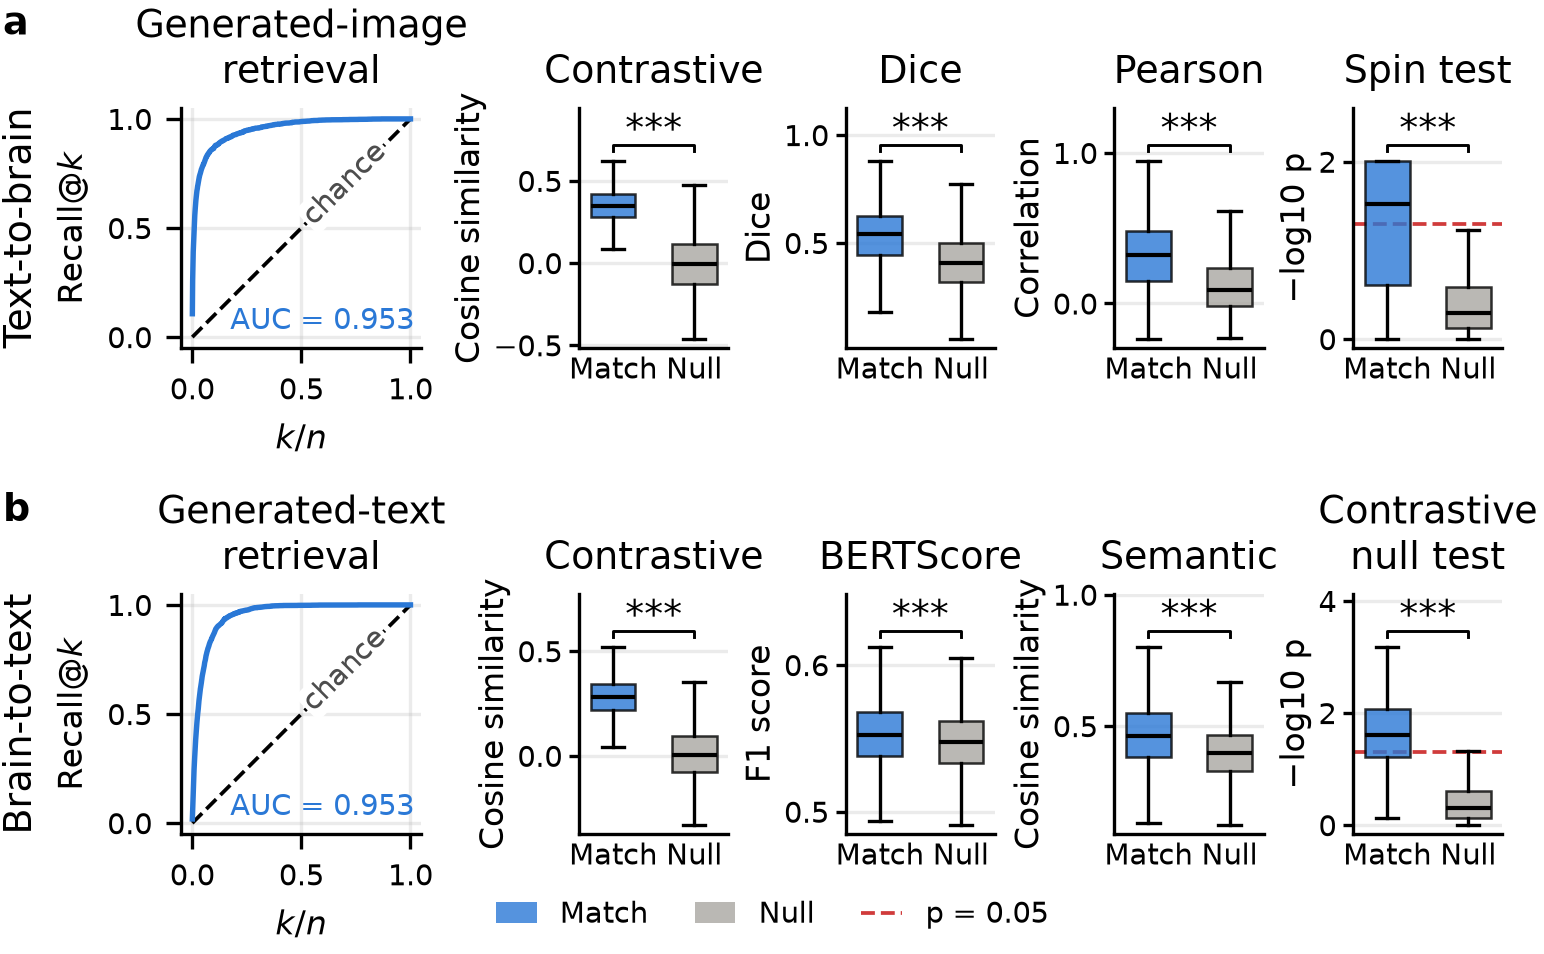

Python code for this plot:
#!/usr/bin/env python
"""Fig. 4: text-to-brain (row a) and brain-to-text (row b) metrics on the PubMed test set, matched vs deranged null.

    .venv/bin/python scripts/figures/main/fig4_generative_metrics.py [--rows a|b|ab] [--no-spin]
"""
from __future__ import annotations

import numpy as np
from _shared import (
    BLUE, FIG_FULL_W, MATCH_COLOR, NULL_COLOR, RELEASED, STATUS_BAD, banner, binom_log10_sf, cache_file,
    calibrate_maps, cohen_d, deranged_perm, fig_parser, finalize, finish, format_p, free_gpu, get_logger, hf_cache_pinned, hf_pinned, hf_pinned_dir, load_component,
    load_pt, make_nvlm, map_cal_tag, map_factor,
    match_null_box, note_source, panel_label, pubmed_keep, pubmed_test_mask, recall_axes, run_file, save_pt,
    select_device, strip_steering_tags, timed, to_device_batches, welch_log10p,
)

STEM = "fig4_generative_metrics"
log = get_logger(STEM)
BASES = ("network", "region", "function")
DICE_PCTS = (70, 75, 80, 85, 90, 95)
COMPONENTS = ("specter", "autoencoder", "latent_neuro", "proj_head_text_mse", "proj_head_text_infonce",
              "proj_head_image_infonce", "qformer_canonical", "canonical_semantic_banks", "neuroqwen")
_MASKER = None  # per worker, for the spin test


def parse_args():
    p = fig_parser("Fig. 4: text-to-brain and brain-to-text generative metrics (PubMed test).")
    p.add_argument("--rows", default="ab", help="a: text-to-brain, b: brain-to-text, ab: both.")
    p.add_argument("--gen-batch-size", type=int, default=128, help="Brain-to-text generation batch size.")
    p.add_argument("--bert-batch-size", type=int, default=32)
    p.add_argument("--dice-pct", type=float, default=None, help="Fixed Dice percentile (default: the best of 70-95).")
    p.add_argument("--no-spin", action="store_true", help="Skip the spin test.")
    p.add_argument("--spin-n-perm", type=int, default=100)
    p.add_argument("--spin-density", default="3k")
    p.add_argument("--spin-max-samples", type=int, default=None, help="Cap the number of spin-tested maps.")
    return finalize(p.parse_args())


def _notebook_deranged_perm(n: int, rng: np.random.Generator) -> np.ndarray:
    """Derangement as in docs/figures/24 (retry permutations, then roll)."""
    if n < 2:
        return np.arange(n)
    for _ in range(100):
        perm = rng.permutation(n)
        if not np.any(perm == np.arange(n)):
            return perm
    return np.roll(np.arange(n), 1)


def _zscore_rows(x):
    x = np.asarray(x, dtype="float32")
    x = x - x.mean(axis=1, keepdims=True)
    return x / np.clip(x.std(axis=1, keepdims=True), 1e-6, None)


def _match_null_correlation(pred, true, *, max_voxels=5000, seed=13):
    """Pearson or Spearman (whichever has the larger match - null gap) on max_voxels random voxels."""
    from scipy.stats import rankdata

    n, d = pred.shape
    if max_voxels is not None and max_voxels < d:
        vox = np.random.default_rng(seed).choice(d, size=int(max_voxels), replace=False)
        pred, true = pred[:, vox], true[:, vox]
    null_idx = deranged_perm(n, np.random.default_rng(seed))
    denom = float(pred.shape[1])
    pz, tz = _zscore_rows(pred), _zscore_rows(true)
    pear_m = np.einsum("ij,ij->i", pz, tz) / denom
    pear_n = np.einsum("ij,ij->i", pz, tz[null_idx]) / denom
    prz = _zscore_rows(rankdata(pred, method="average", axis=1).astype("float32"))
    trz = _zscore_rows(rankdata(true, method="average", axis=1).astype("float32"))
    spear_m = np.einsum("ij,ij->i", prz, trz) / denom
    spear_n = np.einsum("ij,ij->i", prz, trz[null_idx]) / denom
    if (np.nanmean(spear_m) - np.nanmean(spear_n)) > (np.nanmean(pear_m) - np.nanmean(pear_n)):
        return "Spearman", spear_m, spear_n
    return "Pearson", pear_m, pear_n


def _dice_curves(pred, true, null_idx, pcts):
    out = {}
    for pct in pcts:
        pb = pred > np.percentile(pred, pct, axis=1, keepdims=True)
        tb = true > np.percentile(true, pct, axis=1, keepdims=True)
        tbn = tb[null_idx]
        match = 2.0 * (pb & tb).sum(1) / np.maximum(pb.sum(1) + tb.sum(1), 1)
        null = 2.0 * (pb & tbn).sum(1) / np.maximum(pb.sum(1) + tbn.sum(1), 1)
        out[float(pct)] = {"match": match.astype("float32"), "null": null.astype("float32")}
    return out


def _prefetch_spin_atlases(density: str) -> None:
    """Download the neuromaps files the spin workers read (fsaverage spheres, regfusion), once in the parent: parallel
    first downloads into an empty neuromaps-data race on the same .part file."""
    from neuromaps.datasets import fetch_fsaverage, fetch_regfusion

    fetch_fsaverage(density=density)
    fetch_regfusion("fsaverage")


def _spin_one(pred_vec, true_vec, *, pct, n_perm, random_state, density, method):
    global _MASKER
    from _shared import load_masker
    from neurovlm.metrics.text_to_brain import mni152_to_fsaverage_arrays, nct_dice_spin_test_surface

    if _MASKER is None:
        _MASKER = load_masker()
    try:
        pl, pr = mni152_to_fsaverage_arrays(_MASKER.inverse_transform(pred_vec.reshape(1, -1)), density=density, method=method)
        tl, tr = mni152_to_fsaverage_arrays(_MASKER.inverse_transform(true_vec.reshape(1, -1)), density=density, method=method)
        res = nct_dice_spin_test_surface(pl, pr, tl, tr, pct=pct, n_perm=n_perm, random_state=random_state, density=density)
        return {"dice_surface": float(res.dice_pct), "p": float(res.spin_p_value), "method": str(res.spin_method), "error": None}
    except Exception as exc:  # reported in the JSON
        return {"dice_surface": np.nan, "p": np.nan, "method": None, "error": f"{type(exc).__name__}: {exc}"}


def _t2b_records_for_run(args, device):
    """build_pubmed_t2b_eval for a --model-dir run: the run's test split and the run autoencoder's latents
    (latent_neuro.pt, else re-encoded), so the target sigmoid(decoder(latent)) is a reconstruction of the true map."""
    import torch
    from _shared import load_dataset, load_latent

    df = load_dataset("pubmed_text")
    df_test = df[pubmed_test_mask(args, df, log)].reset_index(drop=True)
    lat_rel, lp = load_latent("pubmed_images")  # HF row order = the released recipe's order
    lp = np.asarray(lp)
    m = np.isin(lp, df_test["pmid"].values)
    pm = lp[m]
    ae_file, lat_file = run_file(args.model_dir, "autoencoder"), run_file(args.model_dir, "latent_neuro")
    latents = None
    if ae_file is None:
        latents = torch.as_tensor(lat_rel[m]).float()
        note_source("latent_neuro", RELEASED["latent_neuro"])
    elif lat_file is not None:
        payload = torch.load(lat_file, map_location="cpu", weights_only=False)
        pos = {int(p): i for i, p in enumerate(np.asarray(payload["pmid"]))}
        if all(int(p) in pos for p in pm):
            latents = payload["latent"][torch.as_tensor([pos[int(p)] for p in pm])].float()
            note_source("latent_neuro", lat_file)
    if latents is None:
        images, pi = load_dataset("pubmed_images")
        rows = np.flatnonzero(np.isin(np.asarray(pi), pm))
        ae = load_component("autoencoder", args.model_dir, log).to(device).eval()
        latents = to_device_batches(ae.encoder, images[torch.as_tensor(rows)], device, batch_size=512)
        note_source("latent_neuro", f"re-encoded with {ae_file}")
        del images, ae
    rows = df_test.set_index("pmid")
    return [{"pmid": p, "latent": latents[i], "short_gt": str(rows.loc[p, "name"]), "long_gt": str(rows.loc[p, "description"])}
            for i, p in enumerate(pm) if p in rows.index]


def compute_t2b(args, device):
    """Row a: "<title> [SEP] <abstract>" -> head map vs target sigmoid(decoder(true latent)); retrieval, contrastive,
    Dice, correlation and an NCT-style spin test (fsaverage, cortical targets only)."""
    cache = cache_file(args, "fig4_t2b" + map_cal_tag(args), excl=True)
    if cache.exists() and not args.force:
        log.info("cache hit %s", cache)
        return load_pt(cache)
    import torch
    from _shared import load_masker
    from neurovlm.evaluation.notebook_utils import build_pubmed_t2b_eval
    from neurovlm.metrics.text_to_brain import (
        build_surface_eligibility_mask, decode_latents_to_brain, encode_text_batched,
        generated_image_text_retrieval_curve, surface_metric_eligibility,
    )

    with timed("a) data + generation", log, args.cache_dir, stage=STEM):
        if args.model_dir is None:
            hf_cache_pinned()  # the library builder loads pubmed_text / latents through the HF cache
            records = build_pubmed_t2b_eval(max_samples=None, use_summaries=False)  # HF test flag + released latents
            note_source("latent_neuro", RELEASED["latent_neuro"])
        else:
            records = _t2b_records_for_run(args, device)
        ok = pubmed_keep(args, [r["pmid"] for r in records], key="PubMed test (text-to-brain)", log=log)
        records = [r for r, k in zip(records, ok) if k]
        n_total = len(records)
        if args.max_samples and args.max_samples < n_total:
            sel = np.sort(np.random.default_rng(args.seed).choice(n_total, args.max_samples, replace=False))
            records = [records[i] for i in sel]
        n = len(records)
        texts = [f"{r['short_gt']} [SEP] {r['long_gt']}" for r in records]
        pmids = [str(r["pmid"]) for r in records]
        latents = torch.stack([torch.as_tensor(np.asarray(r["latent"]), dtype=torch.float32) for r in records])
        nvlm = make_nvlm(device, args.model_dir, log, generator=False)
        preds = []
        for s in range(0, n, 256):
            res = nvlm.text(texts[s:s + 256]).to_brain(head="mse", adapter=False)
            preds.append(res.generated_flatmaps.detach().float().cpu())
        pred = calibrate_maps(torch.cat(preds), args.map_calibration, factor=map_factor(args, "head", device)).numpy().astype("float32")
        true = decode_latents_to_brain(latents, nvlm._autoencoder.decoder, batch_size=256)
        text_latents = encode_text_batched(nvlm, texts, batch_size=32)

    with timed("a) retrieval + contrastive", log, args.cache_dir, stage=STEM):
        auc, curve_df, rank_df = generated_image_text_retrieval_curve(
            nvlm, pred, texts, text_latents=text_latents, image_batch_size=256, text_encode_batch_size=32, seed=13)
        del nvlm
        free_gpu()

    with timed("a) dice + correlation", log, args.cache_dir, stage=STEM):
        null_idx = deranged_perm(n, np.random.default_rng(13))
        dice = _dice_curves(pred, true, null_idx, DICE_PCTS)
        if args.dice_pct is not None:
            best_pct = float(args.dice_pct)
            if best_pct not in dice:
                dice.update(_dice_curves(pred, true, null_idx, (best_pct,)))
        else:
            best_pct = max(dice, key=lambda k: float(np.nanmean(dice[k]["match"])))
        corr_title, corr_m, corr_n = _match_null_correlation(pred, true, max_voxels=5000, seed=13)

    spin = {"enabled": not args.no_spin, "n_perm": args.spin_n_perm, "density": args.spin_density, "pct": 90,
            "p": np.full(n, np.nan, dtype="float32"), "dice_surface": np.full(n, np.nan, dtype="float32"),
            "eligible": np.zeros(n, dtype=bool), "cortical_fraction": np.full(n, np.nan, dtype="float32"),
            "tested_idx": np.array([], dtype=int), "errors": []}
    if not args.no_spin:
        with timed("a) spin test", log, args.cache_dir, stage=STEM, n_perm=args.spin_n_perm):
            from joblib import Parallel, delayed, parallel_config
            from neurovlm.metrics.text_to_brain import precompute_spin_permutations

            masker = load_masker()
            surf_mask, surf_method = build_surface_eligibility_mask(masker)
            for i in range(n):
                ok, frac, _ = surface_metric_eligibility(
                    "pubmed", true[i], surface_mask=surf_mask, dice_pct=90, pubmed_surface_filter_enabled=True,
                    pubmed_min_cortical_top_mass_fraction=0.80)
                spin["eligible"][i] = bool(ok)
                spin["cortical_fraction"][i] = float(frac) if np.isfinite(frac) else np.nan
            idx = np.flatnonzero(spin["eligible"])
            if args.spin_max_samples and len(idx) > args.spin_max_samples:
                idx = np.sort(np.random.default_rng(args.seed).choice(idx, args.spin_max_samples, replace=False))
            spin["tested_idx"] = idx
            spin["surface_mask_method"] = surf_method
            log.info("spin test: %d/%d cortical maps, %d permutations, %d workers", len(idx), n, args.spin_n_perm, args.n_jobs)
            _prefetch_spin_atlases(args.spin_density)
            precompute_spin_permutations(density=args.spin_density, n_perm=args.spin_n_perm, random_state=13)
            kw = dict(pct=90, n_perm=args.spin_n_perm, random_state=13, density=args.spin_density, method="nearest")
            with parallel_config(backend="loky", inner_max_num_threads=1):
                results = Parallel(n_jobs=max(1, args.n_jobs), batch_size=4)(
                    delayed(_spin_one)(pred[i], true[i], **kw) for i in idx)
            for i, r in zip(idx, results):
                spin["p"][i] = r["p"]
                spin["dice_surface"][i] = r["dice_surface"]
                if r["error"]:
                    spin["errors"].append({"row": int(i), "error": r["error"]})
            if spin["errors"]:
                log.warning("spin test failed for %d maps (first: %s)", len(spin["errors"]), spin["errors"][0]["error"])

    payload = {
        "n": n, "n_total": n_total, "pmids": pmids, "map_calibration": args.map_calibration,
        "retrieval": {"auc": float(auc), "normalized_k": curve_df["normalized_k"].to_numpy(),
                      "recall": curve_df["recall_at_normalized_k"].to_numpy()},
        "contrastive": {"match": rank_df["matched_contrastive_sim"].to_numpy(), "null": rank_df["null_contrastive_sim"].to_numpy(),
                        "ranks": rank_df["rank"].to_numpy()},
        "dice": dice, "dice_pct": float(best_pct),
        "correlation": {"title": corr_title, "match": corr_m, "null": corr_n},
        "spin": spin,
    }
    save_pt(cache, payload)
    return payload


def compute_b2t(args, device):
    """Row b (docs/figures/24): network/region/function captions joined with [SEP] vs title [SEP] LLM summary;
    retrieval, contrastive, BERTScore, MiniLM cosine and the per-map contrastive null test."""
    cache = cache_file(args, "fig4_b2t", excl=True)
    if cache.exists() and not args.force:
        log.info("cache hit %s", cache)
        return load_pt(cache)
    import pandas as pd
    import torch
    from _shared import load_dataset
    from neurovlm.metrics.common import project_brain_latents_to_shared, project_text_latents_to_shared
    from neurovlm.metrics.text_to_brain import encode_text_batched

    with timed("b) data", log, args.cache_dir, stage=STEM):
        images, pmids = load_dataset("pubmed_images")
        pmids = np.asarray(pmids)
        df_pubs = load_dataset("pubmed_text").copy()
        df_sum = load_dataset("pubmed_summaries")
        # summaries joined on pmid (as strings: the two parquets use different dtypes), not positionally as in
        # notebook 24; rows without a summary keep their abstract
        summ = df_sum.dropna(subset=["summary"]).drop_duplicates("pmid")
        summ = summ.set_index(summ["pmid"].astype(str))["summary"].astype(str).str.strip("\n").str.strip(" \n")
        abstract = df_pubs["description"].copy()
        df_pubs["description"] = df_pubs["pmid"].astype(str).map(summ)
        n_missing = int(df_pubs["description"].isna().sum())
        if n_missing > 0.05 * len(df_pubs):
            raise RuntimeError(f"{n_missing}/{len(df_pubs)} PubMed rows have no LLM summary; pmid join failed")
        if n_missing:
            log.warning("%d PubMed rows have no LLM summary; using the abstract for those", n_missing)
            df_pubs["description"] = df_pubs["description"].fillna(abstract)
        test = df_pubs[pubmed_test_mask(args, df_pubs, log)].drop_duplicates("pmid").set_index("pmid", drop=False)
        m = pd.Series(pmids).isin(test.index).to_numpy().copy()  # writable (pandas copy-on-write views are read-only)
        rows_t = np.flatnonzero(m)
        m[rows_t[~pubmed_keep(args, pmids[rows_t], key="PubMed test (brain-to-text)", log=log)]] = False
        pmids_t, images_t = pmids[m], images[m].float()
        del images
        aligned = test.loc[pmids_t].reset_index(drop=True)
        n_total = len(pmids_t)
        if args.max_samples and args.max_samples < n_total:
            sel = np.sort(np.random.default_rng(args.seed).choice(n_total, args.max_samples, replace=False))
            pmids_t, images_t, aligned = pmids_t[sel], images_t[torch.as_tensor(sel)], aligned.iloc[sel].reset_index(drop=True)
        n = len(pmids_t)
        truth = (aligned["name"].fillna("").astype(str) + " [SEP] " + aligned["description"].fillna("").astype(str)).tolist()

    gen_cache = cache_file(args, "fig4_b2t_generation", "parquet", excl=True)
    nvlm = make_nvlm(device, args.model_dir, log)
    df_gen = pd.read_parquet(gen_cache) if gen_cache.exists() and not args.force else None
    if df_gen is not None and df_gen["pmid"].astype(str).tolist() != [str(p) for p in pmids_t]:
        log.warning("generation cache %s does not match the current sample; regenerating", gen_cache)
        df_gen = None
    if df_gen is None:
        with timed("b) generation", log, args.cache_dir, stage=STEM, n=n, batch=args.gen_batch_size):
            outs = {b: [] for b in BASES}
            for s in range(0, n, args.gen_batch_size):
                batch = images_t[s:s + args.gen_batch_size]
                for basis in BASES:
                    out = nvlm.generate_text(batch, seed=123 + s, basis=basis, do_sample=False, num_beams=1,
                                             max_new_tokens=128, projection_temp=0.035, repetition_penalty=1.25)
                    outs[basis].extend([out] if isinstance(out, str) else list(out))
                log.info("generated %d/%d", min(s + args.gen_batch_size, n), n)
            df_gen = pd.DataFrame({"pmid": [str(p) for p in pmids_t], **outs})
            for b in BASES:
                df_gen[b] = df_gen[b].map(strip_steering_tags).str.replace("\n\n", "\n", regex=True)
            df_gen["text"] = df_gen["network"] + " [SEP] " + df_gen["region"] + " [SEP] " + df_gen["function"]
            df_gen["truth"] = truth
            df_gen.to_parquet(gen_cache)
    generated = df_gen["text"].astype(str).tolist()
    null_idx = _notebook_deranged_perm(n, np.random.default_rng(0))

    with timed("b) contrastive metrics", log, args.cache_dir, stage=STEM):
        brain_latents = torch.cat([nvlm._encode_brain_flat(images_t[s:s + 256]).detach().cpu() for s in range(0, n, 256)])
        text_latents = encode_text_batched(nvlm, generated, batch_size=32)
        z_text = project_text_latents_to_shared(nvlm, text_latents, batch_size=256).float().cpu()
        z_brain = project_brain_latents_to_shared(nvlm, brain_latents, batch_size=256).float().cpu()
        scores = z_text @ z_brain.T
        matched = scores.diag()
        null = scores[torch.arange(n), torch.as_tensor(null_idx)]
        order = scores.argsort(dim=1, descending=True)
        first_hits = order.eq(torch.arange(n).view(-1, 1)).int().argmax(dim=1)
        recall = (torch.cumsum(torch.bincount(first_hits, minlength=n).float(), 0) / n).numpy()
        normalized_k = np.arange(1, n + 1) / n
        null_ge = (scores >= matched[:, None]).sum(dim=1).numpy() - 1
        pvals = (1.0 + null_ge) / float(n)
        del nvlm
        free_gpu()

    bert_cache = cache_file(args, "fig4_b2t_bert", excl=True)
    if bert_cache.exists() and not args.force:
        bert = load_pt(bert_cache)
    else:
        with timed("b) BERTScore (matched + null)", log, args.cache_dir, stage=STEM):
            from bert_score import score as bert_score
            from bert_score.utils import model2layers

            # the pinned snapshot dir and bert_score's layer for deberta-xlarge-mnli (bert_score takes no revision)
            deberta = {"model_type": str(hf_pinned_dir("microsoft/deberta-xlarge-mnli")),
                       "num_layers": model2layers["microsoft/deberta-xlarge-mnli"]}
            _, _, f1 = bert_score(cands=generated, refs=truth, lang="en", **deberta,
                                  batch_size=args.bert_batch_size, device=str(device), verbose=False)
            _, _, f1n = bert_score(cands=generated, refs=[truth[j] for j in null_idx], lang="en", **deberta,
                                   batch_size=args.bert_batch_size, device=str(device), verbose=False)
            bert = {"match": f1.float().numpy(), "null": f1n.float().numpy()}
            save_pt(bert_cache, bert)
            free_gpu()

    with timed("b) MiniLM semantic similarity", log, args.cache_dir, stage=STEM):
        from sentence_transformers import SentenceTransformer

        minilm = "sentence-transformers/all-MiniLM-L6-v2"
        st = SentenceTransformer(minilm, revision=hf_pinned(minilm), device=str(device))
        g = st.encode(generated, batch_size=32, convert_to_numpy=True, normalize_embeddings=True, show_progress_bar=False)
        t = st.encode(truth, batch_size=32, convert_to_numpy=True, normalize_embeddings=True, show_progress_bar=False)
        sem = {"match": np.einsum("ij,ij->i", g, t), "null": np.einsum("ij,ij->i", g, t[null_idx])}
        del st
        free_gpu()

    payload = {
        "n": n, "n_total": n_total, "pmids": [str(p) for p in pmids_t],
        "retrieval": {"auc": float(recall.mean()), "normalized_k": normalized_k, "recall": recall},
        "contrastive": {"match": matched.numpy(), "null": null.numpy()},
        "bertscore": bert, "semantic": sem,
        "null_test": {"p": pvals},
        "generation": {"num_beams": 1, "max_new_tokens": 128, "projection_temp": 0.035, "repetition_penalty": 1.25,
                       "cache": str(gen_cache)},
    }
    save_pt(cache, payload)
    return payload


def stars(log10_p: float) -> str:
    """'***' p < 0.001, '**' p < 0.01, '*' p < 0.05, '' otherwise (and for nan)."""
    for cut, s in ((-3.0, "***"), (-2.0, "**"), (np.log10(0.05), "*")):
        if log10_p < cut:
            return s
    return ""


def _tick1(v, _):
    """One-decimal tick label (0.0 / 0.5 / 1.0, not 0 / 1) with the typographic minus."""
    return f"{round(v, 1) + 0.0:.1f}".replace("-", "\u2212")


def _whiskers(v):
    """matplotlib's whisker ends: the most extreme values within 1.5 IQR of the box."""
    q1, q3 = np.percentile(v, [25, 75])
    r = 1.5 * (q3 - q1)
    return float(v[v >= q1 - r].min()), float(v[v <= q3 + r].max())


def box_pair(ax, match, null, *, ylabel, title, star, star_size):
    """match_null_box with the y range fitted to the whiskers (outliers are not drawn) and the stars over a bracket."""
    match_null_box(ax, match, null, ylabel=ylabel, title=title)
    vals = [np.asarray(v, dtype=float) for v in (match, null)]
    lo, hi = zip(*(_whiskers(v[np.isfinite(v)]) for v in vals))
    lo, hi = min(lo), max(hi)
    span = max(hi - lo, 1e-6)
    top = hi
    if star:
        y = hi + 0.06 * span
        ax.plot([0, 0, 1, 1], [y, y + 0.03 * span, y + 0.03 * span, y], color="black", lw=0.7)
        ax.text(0.5, y, star, ha="center", va="bottom", fontsize=star_size)  # the glyphs sit high in their line box
        top = y + 0.2 * span
    ax.set_ylim(lo - 0.05 * span, top + 0.04 * span)
    ax.set_xlim(-0.42, 1.42)  # room for the Match / Null tick labels in narrow panels


def place_columns(fig, grid, W, ax_h, *, left=0.17, gap=0.04, right=0.02):
    """Set the x positions of the five columns from the measured y-axis decorations (tick labels + label) of each
    column, so no y label reaches the panel to its left; the four box columns share the remaining width, less what
    the last column's title needs beyond its axes."""
    r = fig.canvas.get_renderer()

    def ydec(ax):  # inches left of the axes used by its y tick labels and label
        return (ax.get_window_extent(r).x0 - ax.yaxis.get_tightbbox(r).x0) / fig.dpi

    def xover(ax):  # inches right of the axes used by its x tick labels
        return max(0.0, (ax.xaxis.get_tightbbox(r).x1 - ax.get_window_extent(r).x1) / fig.dpi)

    dec = [max(ydec(axes[c]) for axes in grid) for c in range(5)]
    x0 = left + dec[0]
    x = x0 + ax_h + max(xover(axes[0]) for axes in grid)
    avail = W - x - sum(gap + d for d in dec[1:])
    title_w = max(axes[4].title.get_window_extent(r).width for axes in grid) / fig.dpi
    box_w = (avail - right) / 4
    for _ in range(5):  # the centred title overhangs the axes by (title_w - box_w) / 2 on each side
        box_w = (avail - right - max(0.0, (title_w - box_w) / 2)) / 4
    xs = []
    for d in dec[1:]:
        x += gap + d
        xs.append(x)
        x += box_w
    for axes in grid:
        y0, h = axes[0].get_position().y0, axes[0].get_position().height
        axes[0].set_position([x0 / W, y0, ax_h / W, h])
        for ax, xb in zip(axes[1:], xs):
            ax.set_position([xb / W, y0, box_w / W, h])
    return box_w


def render(args, a, b):
    import matplotlib.pyplot as plt
    from matplotlib.lines import Line2D
    from matplotlib.patches import Patch
    from matplotlib.ticker import FuncFormatter, MaxNLocator

    plt.rcParams["savefig.bbox"] = "standard"  # the saved figure is exactly FIG_FULL_W wide
    fs = args.font_size
    W = FIG_FULL_W
    # inches: per row a title band, the axes (the recall panel square) and the tick labels / k/n label below;
    # the legend (Match / Null / p = 0.05) at the bottom
    ax_h, title_h, below_h, row_gap, legend_h = 0.8, 0.36, 0.28, 0.06, 0.2
    rows = [(kind, d) for kind, d in (("a", a), ("b", b)) if d is not None]
    H = len(rows) * (title_h + ax_h + below_h) + (len(rows) - 1) * row_gap + legend_h
    fig = plt.figure(figsize=(W, H))
    stats, null_tests = {}, {}

    def p_panel(ax, pvals, n_grid, title, note, key):
        """Per-map permutation p-values (blue) next to their exact null (grey, p uniform on {1/n_grid, ..., 1});
        tested with a one-sided binomial test of #(p < 0.05)."""
        pv = np.asarray(pvals, dtype=float)
        pv = pv[np.isfinite(pv)]
        if len(pv) == 0:
            ax.text(0.5, 0.5, note, ha="center", va="center", transform=ax.transAxes, fontsize=fs, wrap=True)
            ax.set_xticks([])
            ax.set_ylabel("−log10 p")
            ax.set_title(title)
            return
        vals = -np.log10(np.clip(pv, 1e-300, None))
        grid = np.arange(1, n_grid + 1) / float(n_grid)
        null = -np.log10(grid)
        p0 = float((grid < 0.05).mean())
        k = int((pv < 0.05).sum())
        lp = binom_log10_sf(k, len(pv), p0)
        null_tests[key] = {
            "test": "one-sided exact binomial test of #(p < 0.05) against the exact null rate (p uniform on {1/N..1})",
            "n": int(len(pv)), "N_candidates": int(n_grid), "min_attainable_p": 1.0 / n_grid,
            "frac_p_lt_0_05": k / len(pv), "null_frac_p_lt_0_05": p0,
            "median_p": float(np.median(pv)), "null_median_p": float(np.median(grid)),
            "frac_at_min_p": float((pv <= (1.0 / n_grid) * (1 + 1e-6)).mean()),  # p stored as float32
            "mean_neglog10_p": float(vals.mean()), "null_mean_neglog10_p": float(null.mean()),
            "cohen_d": cohen_d(vals, null), "log10_p": lp, "p": format_p(lp)}
        box_pair(ax, vals, null, ylabel="−log10 p", title=title, star=stars(lp), star_size=fs + 2)
        ax.axhline(-np.log10(0.05), color=STATUS_BAD, ls="--", lw=0.9, zorder=0)  # p = 0.05, named in the legend

    def row(ridx, kind, data):
        y0 = H - ridx * (title_h + ax_h + below_h + row_gap) - title_h - ax_h
        axes = [fig.add_axes([0, y0 / H, ax_h / W, ax_h / H]) for _ in range(5)]  # x: place_columns
        ax = axes[0]
        # two-line title: the square panel is narrower than the one-line title
        recall_axes(ax, title=("Generated-image" if kind == "a" else "Generated-text") + f"\nretrieval (n={data['n']})")
        ax.set_xlabel(r"$k/n$")  # short form of recall_axes' label; the caption defines it
        ax.set_xticks([0, 0.5, 1])
        ax.set_yticks([0, 0.5, 1])
        ax.plot(data["retrieval"]["normalized_k"], data["retrieval"]["recall"], color=BLUE, lw=1.3)
        ax.text(0.97, 0.05, f"AUC = {data['retrieval']['auc']:.3f}", transform=ax.transAxes,
                ha="right", va="bottom", fontsize=fs, color=BLUE)
        ax.text(0.7, 0.7, "chance", ha="center", va="center", fontsize=fs, color="0.3",
                rotation=45, rotation_mode="anchor",  # square panel: the diagonal is at 45 degrees
                bbox=dict(facecolor="white", edgecolor="none", pad=0.6))
        # panel letter at the left edge of the figure, above the rotated row label and level with the panel titles
        panel_label(fig, kind, 0.01 / W, (y0 + ax_h + title_h - 0.02) / H, size_delta=1.0)
        fig.text(0.07 / W, (y0 + ax_h / 2) / H, "Text-to-brain" if kind == "a" else "Brain-to-text",
                 rotation=90, ha="center", va="center", fontsize=fs + 2)
        if kind == "a":
            specs = [("contrastive", "Contrastive", "Cosine similarity"), ("dice", "Dice", "Dice"),
                     ("correlation", data["correlation"]["title"], "Correlation")]
        else:
            specs = [("contrastive", "Contrastive", "Cosine similarity"), ("bertscore", "BERTScore", "F1 score"),
                     ("semantic", "Semantic", "Cosine similarity")]
        for ax, (key, title, ylab) in zip(axes[1:4], specs):
            d = data["dice"][data["dice_pct"]] if key == "dice" else data[key]
            w = welch_log10p(d["match"], d["null"])
            stats[f"{kind}:{key}"] = w
            box_pair(ax, d["match"], d["null"], ylabel=ylab, title=title, star=stars(w["log10_p"]), star_size=fs + 2)
        if kind == "a":
            sp = data["spin"]
            p_panel(axes[4], sp["p"], int(sp["n_perm"]) + 1, "Spin test",
                    "spin test\ndisabled" if not sp["enabled"] else "no cortical\nmaps tested", "a:spin")
        else:
            p_panel(axes[4], data["null_test"]["p"], int(data["n"]), "Contrastive\nnull test", "n/a", "b:null_test")
        for ax in axes[1:]:
            ax.tick_params(axis="x", length=0, pad=2)  # Match / Null
            ax.yaxis.set_major_locator(MaxNLocator(nbins=2, steps=[1, 2, 5, 10]))  # one-decimal ticks, narrow
            ax.tick_params(axis="y", pad=1.5, length=2.5)
            ax.yaxis.labelpad = 1.5
        for ax in axes[1:4]:
            ax.yaxis.set_major_formatter(FuncFormatter(_tick1))
        return axes

    grid = [row(ridx, kind, data) for ridx, (kind, data) in enumerate(rows)]
    place_columns(fig, grid, W, ax_h)
    fig.legend(handles=[Patch(facecolor=MATCH_COLOR, alpha=0.8, label="Match"),
                        Patch(facecolor=NULL_COLOR, alpha=0.8, label="Null"),
                        Line2D([], [], color=STATUS_BAD, ls="--", lw=0.9, label="p = 0.05")],
               loc="lower center", bbox_to_anchor=(0.5, 0.0), ncol=3, fontsize=fs, handlelength=1.4,
               columnspacing=1.6, borderaxespad=0.1)
    return fig, stats, null_tests


def main():
    args = parse_args()
    banner(log, args, STEM)
    device = select_device(args.device)
    a = compute_t2b(args, device) if "a" in args.rows else None
    b = compute_b2t(args, device) if "b" in args.rows else None
    with timed("render", log, args.cache_dir, stage=STEM):
        fig, stats, null_tests = render(args, a, b)
        names = {"a:contrastive": "a Contrastive", "a:dice": "a Dice", "a:correlation": "a Pearson/Spearman",
                 "a:spin": "a Spin test", "b:contrastive": "b Contrastive", "b:bertscore": "b BERTScore",
                 "b:semantic": "b Semantic", "b:null_test": "b Contrastive null test"}
        per_panel = {names[k]: {"p": v["p"], "log10_p": round(v["log10_p"], 2), "cohen_d": round(v["cohen_d"], 2),
                                "test": "Welch t (match vs deranged null)" if k in stats else "exact binomial vs uniform-p null",
                                "stars": stars(v["log10_p"])}
                     for k, v in {**stats, **null_tests}.items()}
        dump = {"p_values_per_panel": per_panel, "welch_tests": stats, "null_tests": null_tests}
        if a is not None:
            sp = a["spin"]
            pv = sp["p"][np.isfinite(sp["p"])]
            dump["text_to_brain"] = {
                "n": a["n"], "n_total": a["n_total"], "retrieval_auc": a["retrieval"]["auc"], "dice_pct": a["dice_pct"],
                "dice_mean_by_pct": {str(k): float(np.nanmean(v["match"])) for k, v in a["dice"].items()},
                "correlation": a["correlation"]["title"],
                "spin": {"enabled": bool(sp["enabled"]), "n_tested": int(len(sp["tested_idx"])),
                         "n_eligible": int(sp["eligible"].sum()), "n_perm": sp["n_perm"], "density": sp["density"],
                         "frac_p_lt_0_05": float((pv < 0.05).mean()) if len(pv) else None,
                         "n_errors": len(sp["errors"])}}
        if b is not None:
            pv = np.asarray(b["null_test"]["p"])
            dump["brain_to_text"] = {"n": b["n"], "n_total": b["n_total"], "retrieval_auc": b["retrieval"]["auc"],
                                     "frac_p_lt_0_05": float((pv < 0.05).mean()), "generation": b["generation"]}
        finish(fig, STEM, args, log, text_dump=dump,
               components=COMPONENTS + (("pmids_split",) if args.model_dir else ()))


if __name__ == "__main__":
    main()
